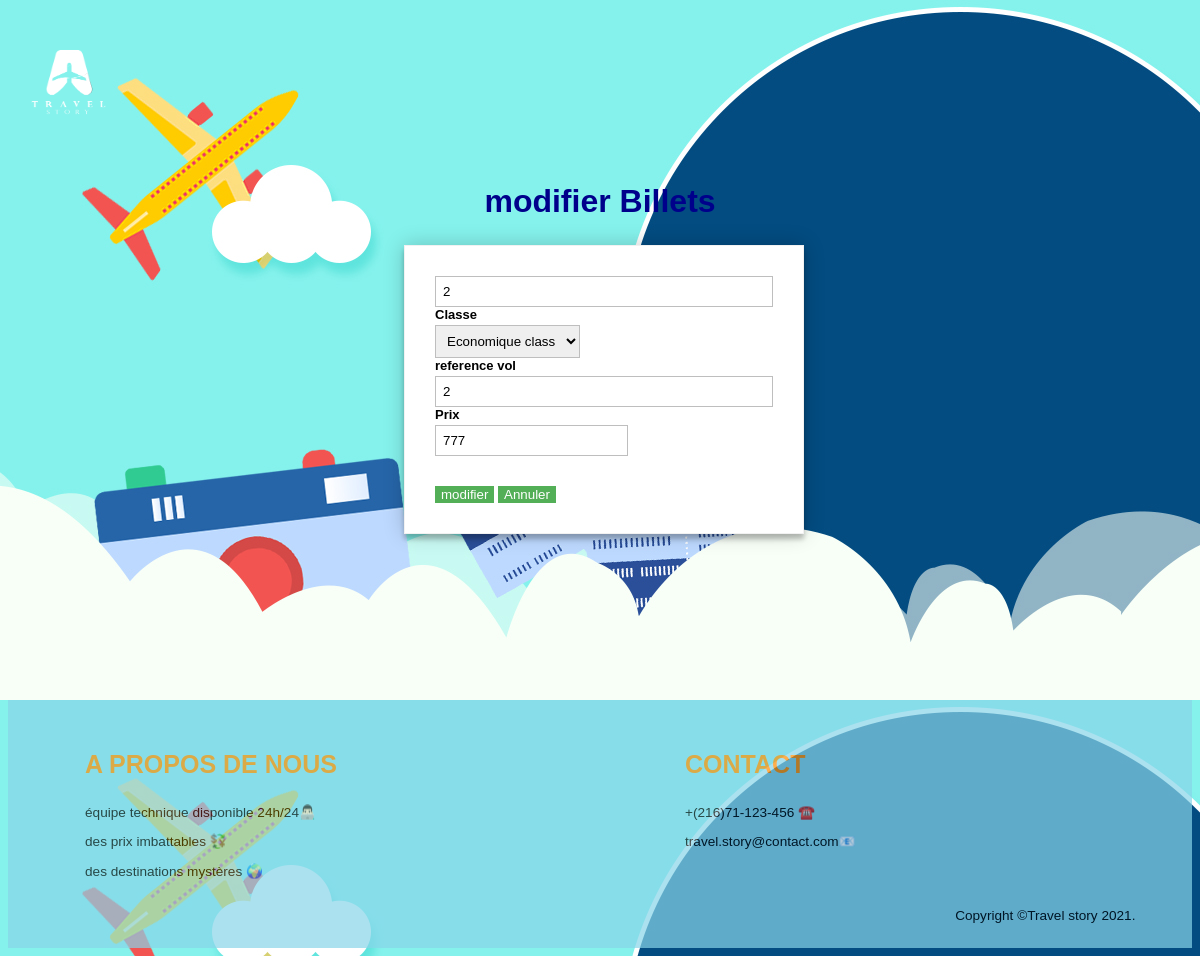
The app's page /php/update_billet.php?numBillet=2 with its own data.
### tables this page shows
CREATE TABLE `billets` (
  `id` int(11) NOT NULL,
  `classe` varchar(20) NOT NULL,
  `id_vol` int(11) NOT NULL,
  `prix` int(11) NOT NULL
);

### php/update_billet.php (the view, shortened to what this page needs)
<?php
$objetPdo = new PDO('mysql:host=localhost;dbname=travel_story','root','');
$pdoStat = $objetPdo->prepare("SELECT * FROM billets WHERE id= :num");
$pdoStat->bindValue(':num',$_GET['numBillet'],PDO::PARAM_INT);
$executeIsOk= $pdoStat->execute();
$billets = $pdoStat->fetch();
?>
<!DOCTYPE html>
<html lang="en">
<head>
    <link rel="stylesheet" href="../assets/css/dashboard.css">
</head>
<body>
    <nav>
    <a href="dashboard.php"><img src="../assets/images/logo.png" alt="logo" class="logo" height="150" width="120"></a>
    </nav>
    <h1 id="vol">modifier Billets</h1>
<br>
<div class="form-style-1" id="vols">
    <form action="modifierbillet.php" method="POST" >
    <div>
<input type="text" name="numBillet" value="<?=$billets['id'];?>">
</div>
        <div>
            <label for="classe" ><b>Classe</b></label>
            <select id="classe" name="classe">
                <option value="Economique" selected>Economique class</option>
            </select>
        </div>
        <div>
            <label for="id_vol" ><b>reference vol</b></label>
            <input type="text" name="id_vol" value="<?=$billets['id'];?>">
        </div>
        <div>
            <label for="prix" ><b>Prix</b></label>
            <input type="number" name="prix" value="<?=$billets['prix'];?>">
        </div>
        <br>
        <br>
        <button type="submit">modifier</button>
        <button type="reset">Annuler</button>
    </form>
</div>
    <?php include 'footer.php' ?>
</body>
</html>

### assets/css/dashboard.css (style rules this page uses)
body { background-image: url('../images/travel_agency.jpg'); background-attachment: fixed; }
nav a { text-decoration: none; color: aliceblue; }
a { color: rgb(255, 17, 0); text-decoration: none; }
h1 { text-align: center; color: darkblue; font-family: "Lucida Sans Unicode", "Lucida Grande", Sans-Serif; }
#vols { display: flex; align-items: center; justify-content: center; height: 200px; }
#vols button { background-color: #53af57; color: white; border: none; cursor: pointer; }
body { font-family: Arial, sans-serif; }
.form-style-1 { margin:10px auto; max-width: 400px; padding: 20px 12px 10px 20px; font: 13px "Lucida Sans Unicode", "Lucida Grande", sans-serif; }
.form-style-1 label { margin:0 0 3px 0; padding:0px; display:block; font-weight: bold; }
.form-style-1 input[type=text], .form-style-1 input[type=date], .form-style-1 input[type=datetime], .form-style-1 input[type=number], .form-style-1 input[type=search], .form-style-1 input[type=time], .form-style-1 input[type=url], .form-style-1 input[type=email], textarea, select { box-sizing: border-box; -webkit-box-sizing: border-box; -moz-box-sizing: border-box; border:1px solid #BEBEBE; padding: 7px; margin:0px; -webkit-transition: all 0.30s ease-in-out; -moz-transition: all 0.30s ease-in-out; -ms-transition: all 0.30s ease-in-out; -o-transition: all 0.30s ease-in-out; outline: none; }

### assets/css/style.css (style rules this page uses)
form { width:100%; padding: 30px; border: 1px solid #f1f1f1; background: #fff; box-shadow: 0 0 20px 0 rgba(0, 0, 0, 0.2), 0 5px 5px 0 rgba(0, 0, 0, 0.24); }
input[type=text], input[type=password] { width: 100%; padding: 12px 20px; margin: 8px 0; display: inline-block; border: 1px solid #ccc; box-sizing: border-box; }

### records on screen
billets: numBillet "2", id_vol "2", prix "777"
